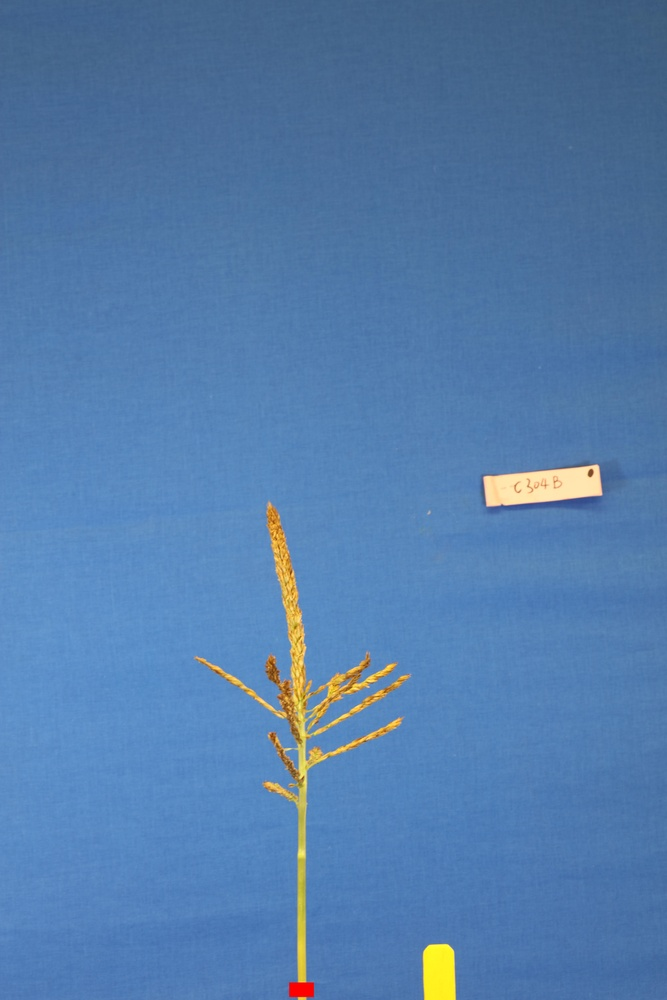
#> input picture python/k-Means/C304B-4-07252017-2K7A2259.JPG, 667 x 1000 px, shrunk from 5792 x 8688 before the run
$ python kClustering.py   (older library calls are emulated)
#> lines starting #> are read from the running program, lines starting #| are printed output that depends on the picture; after the words box and inside, x2 and y2 are one past the last pixel; in counts of white or black regions, pixels touching at a corner belong together
import numpy as np
import cv2
import matplotlib.pyplot as plt
import numpy.matlib


image = cv2.imread('C304B-4-07252017-2K7A2259.JPG',cv2.IMREAD_COLOR)
#> image is the input picture: shape (1000, 667, 3); mean B, G, R 171.5, 124.5, 83.7
print(type(image))
#| <class 'numpy.ndarray'>
nrows, ncols, channels = image.shape
#> nrows = 1000; ncols = 667; channels = 3
print ('nrows')
print (nrows)
#| 1000
print ('ncols')
print (ncols)
#| 667


lab_he = cv2.cvtColor(image, cv2.COLOR_BGR2LAB)
#> lab_he: shape (1000, 667, 3); mean of channels 0, 1, 2 130.7, 128.2, 98.7
ab=lab_he[:,:,1:3]
print (ab.shape)
#| (1000, 667, 2)
ab = ab.reshape((nrows*ncols, 2))
#> ab = 667000 pairs, first value 107 to 208, second value 88 to 219
print (ab.shape)
#| (667000, 2)
nColors=2


criteria = (cv2.TERM_CRITERIA_EPS + cv2.TERM_CRITERIA_MAX_ITER,2, 20)
flags = (cv2.KMEANS_RANDOM_CENTERS)
ab=np.float32(ab)
_,cluster_idx,cluster_center = cv2.kmeans(ab,nColors,None,criteria,10,flags)
#> cluster_center = [[128, 96.95], [130.8, 174.6]]
print (cluster_idx)
#> (printed output is left out)
np.count_nonzero(cluster_idx)

mean_cluster_value = np.average(cluster_center, axis=1)
#> mean_cluster_value = [112.5, 152.7]
tmp = np.sort(mean_cluster_value)
#> tmp = [112.5, 152.7]
idx = np.argsort(mean_cluster_value)
#> idx = [0, 1]

pixel_labels = cluster_idx.reshape(nrows,ncols)
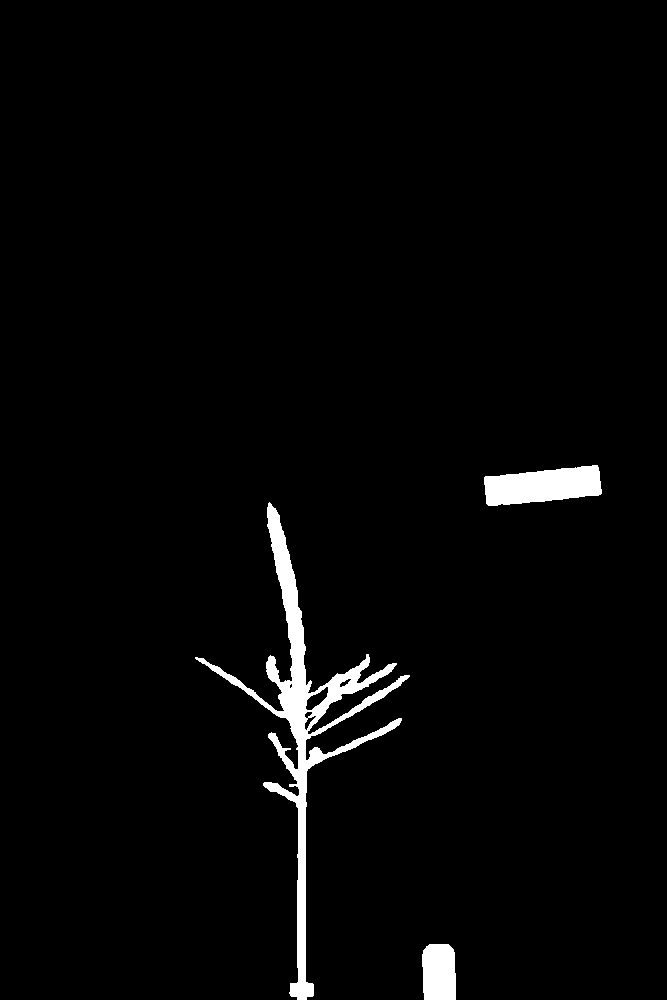
#> pixel_labels: shape (1000, 667) int32; values 0 (black) and 1 (white), 2.4% white; 3 white regions, box (x1, y1, x2, y2) and area: (195, 502, 410, 1000) 10849, (484, 465, 602, 506) 3507, (422, 944, 456, 1000) 1782
print(pixel_labels.shape)
#| (1000, 667)
segmentedImages = np.zeros([nrows,ncols,3,nColors],dtype=np.uint8)
print(segmentedImages.shape)
#| (1000, 667, 3, 2)
rgb_label = np.repeat(pixel_labels[:, :, np.newaxis], 3, axis=2)
print(rgb_label.shape)
#| (1000, 667, 3)

for i in range(0,2):
    print (i)
    color = image
    color[rgb_label !=i+1] = 0
    segmentedImages[:,:,:,i] = color
#> this loop made 2 passes
#> pass 2, `color = image`:
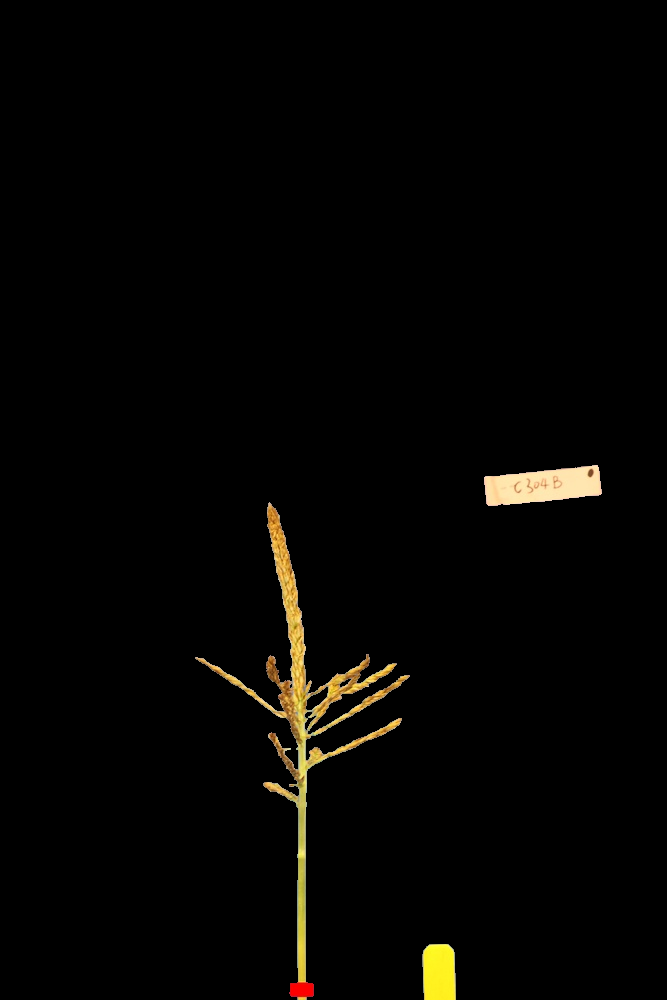
#> color: shape (1000, 667, 3); mean B, G, R 2.3, 4.4, 5.2
#> after the loop: color: shape (1000, 667, 3); 2.42% of pixels changed, all inside (x1, y1, x2, y2) = (195, 465, 602, 1000)

newImage = segmentedImages[:,:,:,0]
temp = newImage[:,:,0]
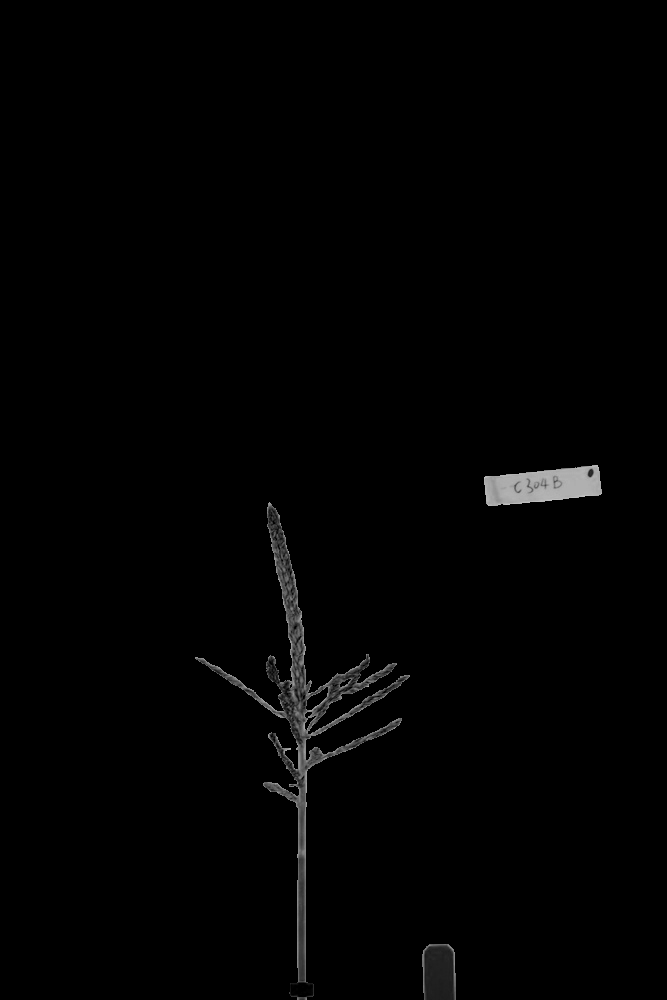
#> temp: shape (1000, 667); min 0, max 196, mean 2.3

plt.imshow(newImage)
plt.show()

#im_gray = cv2.cvtColor(newImage, cv2.COLOR_BGR2GRAY )

#(thresh, im_bw) = cv2.threshold(im_gray, 0,1,cv2.THRESH_OTSU)


nb_components, output, stats, centroids =  cv2.connectedComponentsWithStats(temp, 8, cv2.CV_32S)
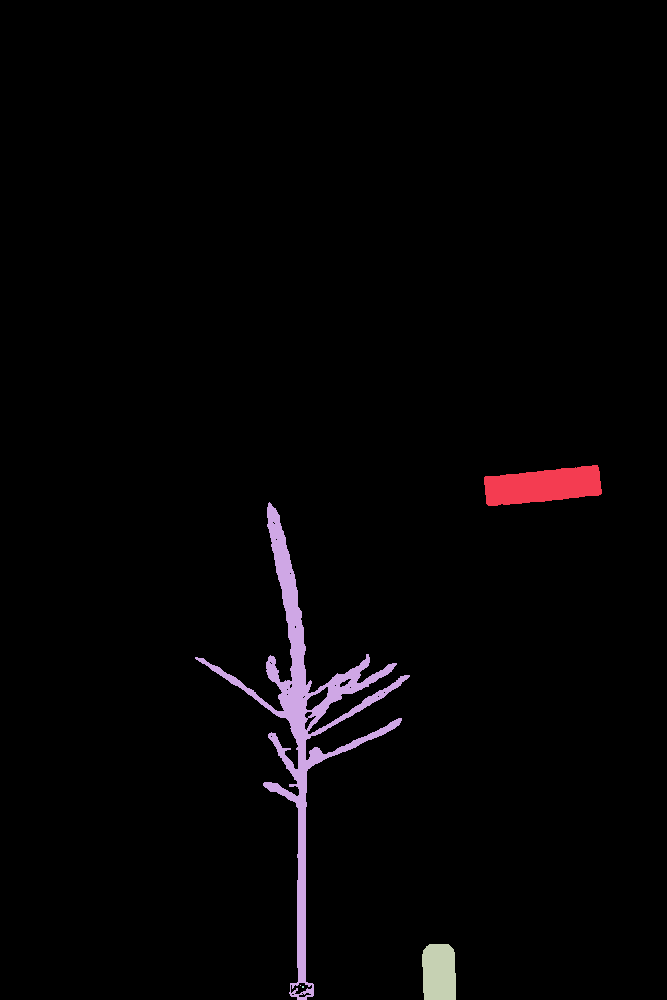
#> output: shape (1000, 667) int32; 6 distinct labels, from 0 to 5; one colour per label, 0 black
#> nb_components = 6; stats = [[0, 0, 667, 1000, 651021], [484, 465, 118, 41, 3507], [195, 502, 215, 498, 10685], [422, 944, 34, 56, 1782], [300, 985, 1, 1, 1], [302, 986, 2, 2, 4]]; centroids = [[332, 494.7], [542.5, 485.5], [305.5, 717.2], [438.7, 972.2], [300, 985], [302.5, 986.5]]
sizes = stats[:, -1]
#> sizes = [651021, 3507, 10685, 1782, 1, 4]
max_label = 1
max_size = sizes[1]
#> max_size = 3507
for i in range(2, nb_components):
    if sizes[i] > max_size:
        max_label = i
        max_size = sizes[i]
#> this loop made 4 passes
#> max_size on pass 1: 10685
#> after the loop, max_label = 2; max_size = 10685
img2 = np.zeros(output.shape)
img2[output == max_label] = 255
plt.imshow(img2)
plt.show()
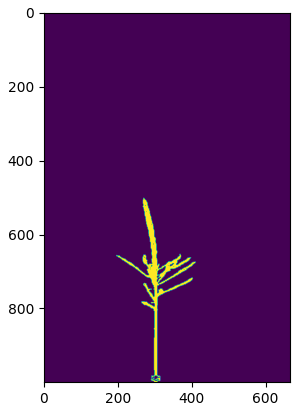
#> figure drawn by matplotlib, 1 panel
cv2.imwrite('big.png',img2)
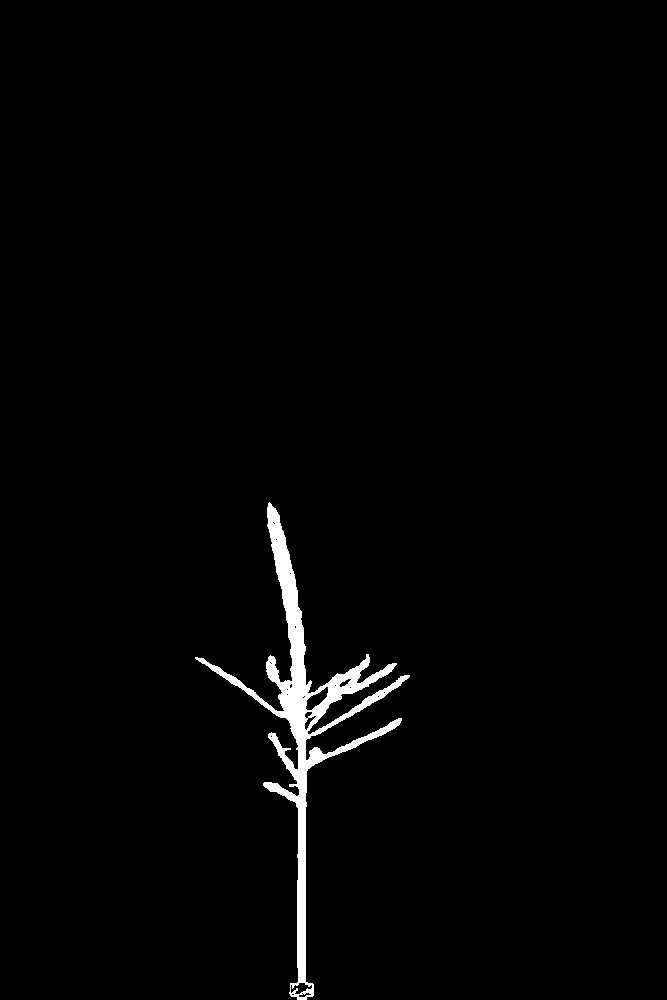
#> saved as big.png: shape (1000, 667); 1.6% white; 1 white region, box (x1, y1, x2, y2) and area: (195, 502, 410, 1000) 10685
